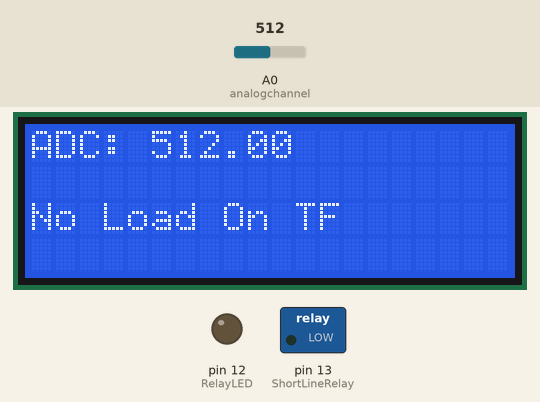
Simulated run of this sketch. Board: Arduino Uno, built with avr-gcc and run on an emulated ATmega328P. Shown: 20×4 character LCD, switched loads named in the sketch (green lamp = pin HIGH), output pins drawn as LEDs (lit = HIGH). Inputs (shaded band) come from the test bench; at power-on: A0 (analogchannel) = 512. What the sketch prints to the serial monitor is not drawn.

Above: at 1.2 s.
2.3 s: A0 (analogchannel) set to 731
At 3.4 s:
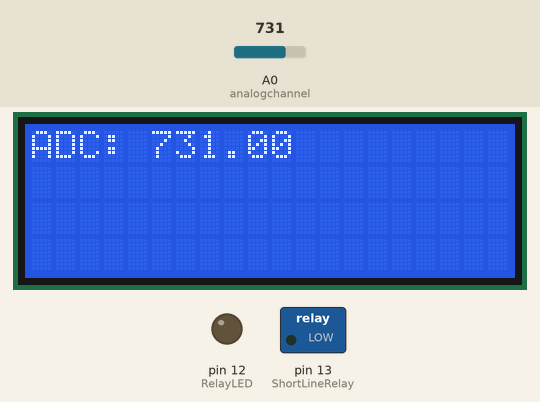
5.3 s: A0 (analogchannel) set to 747
At 6.0 s:
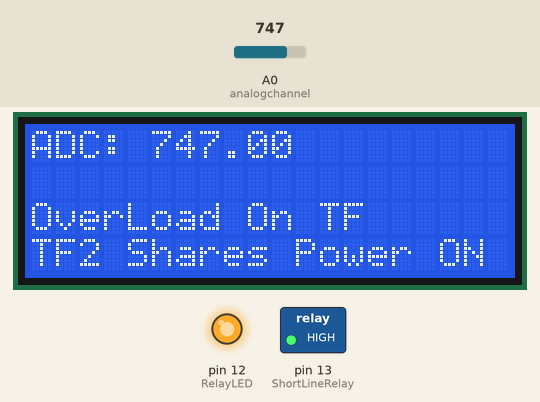
8.3 s: A0 (analogchannel) set to 709
At 9.4 s:
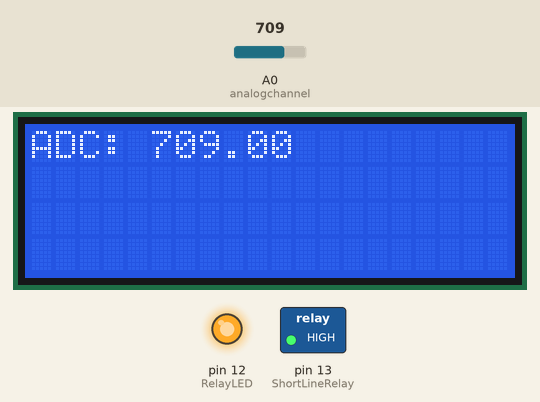
11.3 s: A0 (analogchannel) set to 682
At 12.9 s:
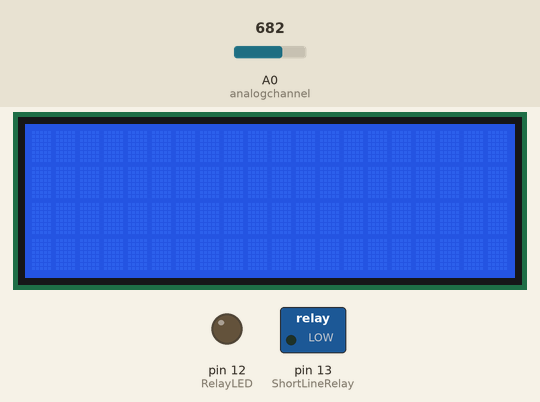
Timing chart, 0 to 14.4 s (numbered marks = the images above; inputs shaded):
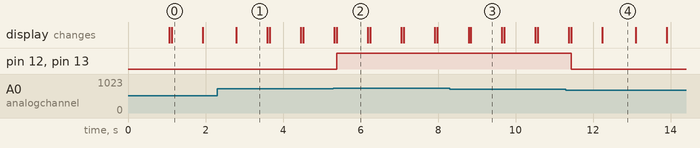

The sketch:

load_shedding_v1.ino
```cpp
#include <LiquidCrystal.h> // Library for LCD
LiquidCrystal lcd(2, 3, 4, 5, 6, 7);

#define ShortLineRelay 13
#define RelayLED 12
#define analogchannel A0 // Connect current sensor with A0 of Arduino

int sensitivity = 20; // for ACS713-05B

float adcvalue = 0;
int offsetvoltage =(2.5)/0.185;
double Voltage = 0; // Voltage measuring
double ecurrent = 0; // Current measuring

void setup() {
  pinMode(ShortLineRelay, OUTPUT);
  pinMode(RelayLED, OUTPUT);
  Serial.begin(9600);

  lcd.begin(20, 4); // LCD size 20x4
  lcd.setCursor(0, 0);
  lcd.print("GEC BANKA");
  lcd.setCursor(0, 1);
  lcd.print("Auto Load Sharing TF");
  delay(1000); // Show the initial message for 5 seconds
  lcd.clear(); // Clear the LCD after initial display
}

void loop() {
  unsigned int temp = 0;
  float maxpoint = 0;

  // Read sensor values and find the maximum point
  for (int i = 0; i < 500; i++) {
      temp = analogRead(analogchannel);
   if(temp > maxpoint) {
      maxpoint = temp;
    }
  }

  // Check for no-load condition and set adcvalue accordingly
  if (maxpoint > 1000) {
    adcvalue = 0;  // Set to 0 to represent no load
  } else {
    adcvalue = maxpoint;
  }

  Voltage = (adcvalue / 1024.0) * 5000; // Convert ADC to voltage
  ecurrent = ((Voltage - offsetvoltage) / sensitivity) / sqrt(2); // Calculate current RMS

  Serial.print("Raw Value = ");
  Serial.println(adcvalue);

   // Display ADC and status on the LCD
  lcd.setCursor(0, 0);
  lcd.print("ADC: ");
  lcd.print(adcvalue);

   // Determine load status and display corresponding messages
  if (adcvalue ==512 ) { // No load condition
    lcd.setCursor(0, 2);
    lcd.print("No Load On TF"); // Display no-load message
    digitalWrite(ShortLineRelay, LOW);
    digitalWrite(RelayLED, LOW);
    delay(800);
    lcd.clear();

   }
  else if (adcvalue >= 600 && adcvalue < 700) { // Balanced load condition
    lcd.setCursor(0, 3);
    lcd.print("Balanced Load On TF"); // Display balanced load message
    digitalWrite(ShortLineRelay, LOW);
    digitalWrite(RelayLED, LOW);
    delay(800);
    lcd.clear();
  }
   else if (adcvalue >= 740) { // Overload condition
    lcd.setCursor(0, 2);
    lcd.print("OverLoad On TF   "); // Display overload message
    lcd.setCursor(0, 3);
    lcd.print("TF2 Shares Power ON");
    digitalWrite(ShortLineRelay, HIGH);
    digitalWrite(RelayLED, HIGH);
    }

  delay(800); // Update delay
  lcd.clear();
}
```

Measured:
- the behaviour switches between 739 and 740 on A0 (analogchannel) (found by bisection; images 1 and 2)
- the behaviour switches between 700 and 699 on A0 (analogchannel) (found by bisection; images 3 and 4)
- after the input at 2.3 s, the display: changes after 0.49 s (image 1)
- after the input at 5.3 s, pin 12 (RelayLED), pin 13 (ShortLineRelay): LOW → HIGH after 0.09 s
- after the input at 8.3 s, the display: first differs from a run without the input after 0.55 s (image 3)
- after the input at 11.3 s, pin 12 (RelayLED), pin 13 (ShortLineRelay): HIGH → LOW after 0.14 s
- what the display in image 0 shows lasts 0.8 s, from 1.1 s to 1.9 s
